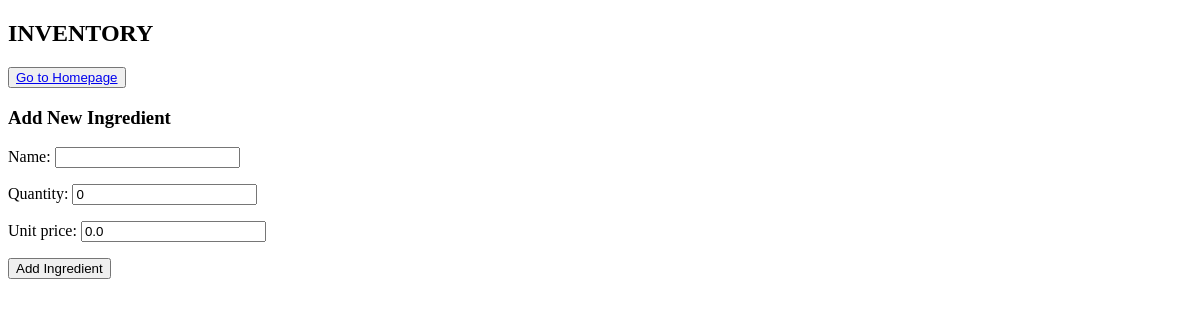
The app's page /inventory/, older data.
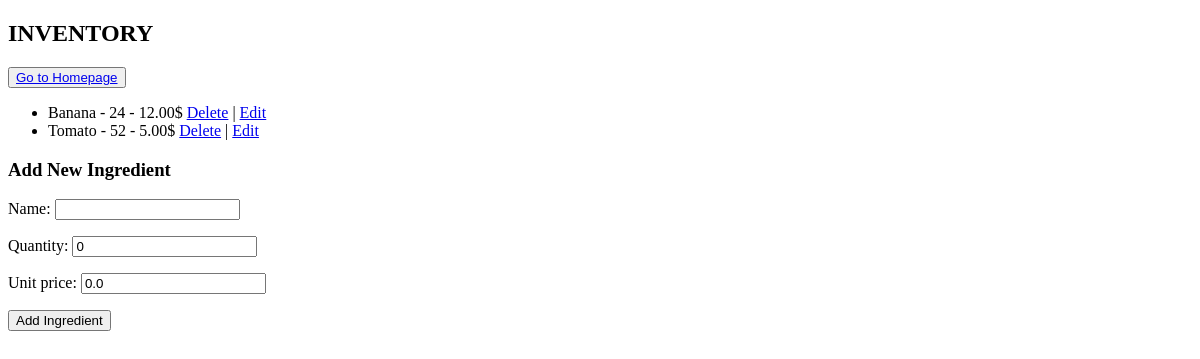
The same page, newer data.
### main/models.py (models this page shows, shortened)
class Ingredient(models.Model):
    name = models.CharField(max_length=100)
    price = models.DecimalField(max_digits=10, decimal_places=2, default=0.00)  # Добавляем поле price
    available_quantity = models.IntegerField(default=0)
    quantity = models.IntegerField(default=0)
    unit_price = models.DecimalField(max_digits=10, decimal_places=2, default=0.00)

### main/views.py (the view)
# urls.py: path('inventory/', views.inventory, name='inventory'),
def inventory(request):
    if request.method == 'POST':
        form = IngredientForm(request.POST)
        if form.is_valid():
            name = form.cleaned_data['name']
            quantity = form.cleaned_data['quantity']
            price = form.cleaned_data['unit_price']
            ingredient, created = Ingredient.objects.get_or_create(name=name, defaults={'quantity': quantity, 'price': price})
            if not created:
                ingredient.quantity += quantity
                ingredient.price = price
                ingredient.save()
            return redirect('inventory')
    else:
        form = IngredientForm()
    ingredients = Ingredient.objects.all()
    context = {
        'ingredients': ingredients,
        'form': form,
    }
    return render(request, 'main/inventory.html', context)

### main/forms.py
class IngredientForm(forms.ModelForm):
    class Meta:
        model = Ingredient
        fields = ['name', 'quantity', 'unit_price']

### main/templates/main/inventory.html (shortened to what this page needs)
{% extends 'main/base.html' %}
{% block content %}
    <h2>INVENTORY</h2>
    <button type="submit"><a href="{% url 'index' %}">Go to Homepage</a></button>
    <ul>
        {% for ingredient in ingredients %}
            <li>{{ ingredient.name }} - {{ ingredient.quantity }} - {{ ingredient.price }}$
                <a href="{% url 'delete_ingredient' ingredient.id %}">Delete</a> |
                <a href="{% url 'edit_ingredient' ingredient.id %}">Edit</a>
            </li>
        {% endfor %}
    </ul>
    <h3>Add New Ingredient</h3>
    <form method="post">
        {{ form.as_p }}
        <button type="submit">Add Ingredient</button>
    </form>
{% endblock %}

Row changes from the older to the newer data that the page shows:
added Ingredient: name "Banana", quantity "24", price "12.00"
added Ingredient: name "Tomato", quantity "52", price "5.00"
